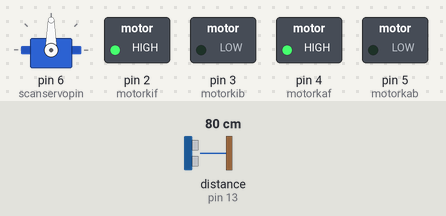
Bench run of a sketch on a simulated Arduino Uno, built with avr-gcc and run on an emulated ATmega328P. On the bench: servo, switched loads named in the sketch (green lamp = pin HIGH). Wiring (inferred from the names in the program): ultrasonic range finder: trigger pin 12; echo pin 13. Inputs (shaded band) come from the test bench; at power-on: distance to the obstacle (sensor on pin 13) 80 cm. The echo pulse lasts 58.3 µs per cm; pins used as bus, display or sensor lines are not drawn.

Above: at 3.2 s.
3.3 s: distance to the obstacle (sensor on pin 13) set to 11 cm
4.8 s: distance to the obstacle (sensor on pin 13) set to 8 cm
At 5.6 s:
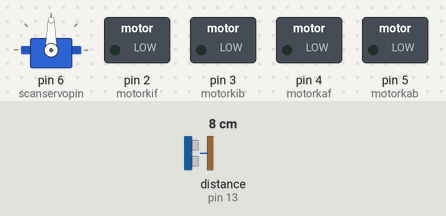
7.8 s: distance to the obstacle (sensor on pin 13) set to 18 cm
At 9.0 s:
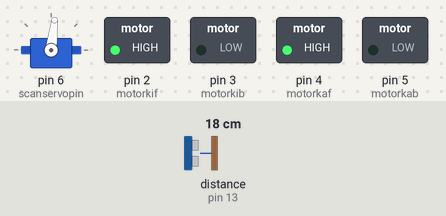
10.1 s: distance to the obstacle (sensor on pin 13) set to 2 cm
At 12.2 s:
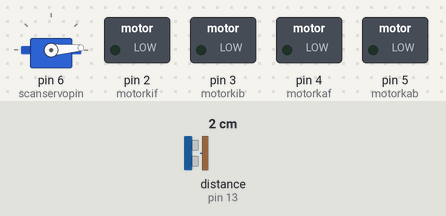
Timing chart, 0 to 14.1 s (numbered marks = the images above; inputs shaded):
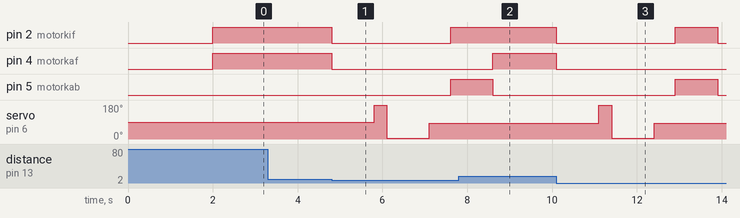

Measured:
- the behaviour switches between 10 and 9 cm on distance to the obstacle (sensor on pin 13) (found by bisection; images 0 and 1)
- after the input at 3.3 s, every drawn part: stays the same
- after the input at 4.8 s, pin 2 (motorkif): HIGH → LOW at once, → HIGH 2.8 s later; pin 4 (motorkaf): HIGH → LOW at once; pin 5 (motorkab): LOW → HIGH after 2.8 s; servo on pin 6 (scanservopin): 90° → 178° after 1.0 s, → 4° 0.30 s later, → 83° 1.0 s later
- after the input at 7.8 s, pin 2 (motorkif): stays HIGH (without the input it goes to LOW after 0.81 s); pin 4 (motorkaf): LOW → HIGH after 0.80 s; servo on pin 6 (scanservopin): stays 83° (without the input it goes to 178° after 1.8 s)
- after the input at 10.1 s, pin 2 (motorkif): HIGH → LOW at once, → HIGH 2.8 s later, → LOW 1.0 s later; pin 4 (motorkaf): HIGH → LOW at once; pin 5 (motorkab): LOW → HIGH after 2.8 s, → LOW 1.0 s later; servo on pin 6 (scanservopin): 83° → 178° after 1.0 s, → 4° 0.30 s later, → 83° 1.0 s later

The sketch:

obstacle_no_motor_driver.ino
```cpp
/*
 * Obstacle avoiding robot.
 * movement using dc motor.
 * left motor = pin 2 and 3
 * right motor = pin 4 and 5
 * ultrasonic sensor = trigger pin 12, echo pin 13
 * servo motor = pin 6
 * by Nanang Asmara Dec 2015
 * Free to use
 */


#include <Servo.h>

Servo scanservo;   //Ping Sensor Servo
#define motorkif  2
#define motorkib  3
#define motorkaf  4
#define motorkab  5
#define trigPin  12
#define echoPin  13
const int scanservopin = 6;
const int distancelimit = 10; //in cm

void setup() {
  // put your setup code here, to run once:
pinMode(trigPin, OUTPUT);
pinMode(echoPin, INPUT);
pinMode(motorkif, OUTPUT);
pinMode(motorkib, OUTPUT);
pinMode(motorkaf, OUTPUT);
pinMode(motorkab, OUTPUT);
scanservo.attach(scanservopin); // Attach the scan servo
delay(2000);      // wait two seconds
}

void loop() {
  // put your main code here, to run repeatedly:
go();
int jarak = ping();
  if (jarak<distancelimit){
    stopp();
    char turndir = scan();
        switch (turndir){
            case 'l':
            turnleft();
            break;

            case 'r':
            turnright();
            break;

            case 'b':
            turnaround();
            break;
            }
  }

}

int ping(){

  long duration, distance;

  //Send Pulse

  digitalWrite(trigPin, LOW);
  delayMicroseconds(2);
  digitalWrite(trigPin, HIGH);
  delayMicroseconds(5);
  digitalWrite(trigPin, LOW);
  //Read Echo
  duration = pulseIn(echoPin, HIGH);
  // convert the time into a distance
  distance = (duration/2) / 29.1;

  return round(distance);

}

void go(){
digitalWrite(motorkif,HIGH);
digitalWrite(motorkib,LOW);
digitalWrite(motorkaf,HIGH);
digitalWrite(motorkab,LOW);

}
void turnleft(){
 digitalWrite(motorkif,LOW);
digitalWrite(motorkib,HIGH);
digitalWrite(motorkaf,HIGH);
digitalWrite(motorkab,LOW);
delay(500);
digitalWrite(motorkif,LOW);
digitalWrite(motorkib,LOW);
digitalWrite(motorkaf,LOW);
digitalWrite(motorkab,LOW);
}

void turnright(){
digitalWrite(motorkif,HIGH);
digitalWrite(motorkib,LOW);
digitalWrite(motorkaf,LOW);
digitalWrite(motorkab,HIGH);
delay(500);
digitalWrite(motorkif,LOW);
digitalWrite(motorkib,LOW);
digitalWrite(motorkaf,LOW);
digitalWrite(motorkab,LOW);
}
void turnaround(){

digitalWrite(motorkif,HIGH);
digitalWrite(motorkib,LOW);
digitalWrite(motorkaf,LOW);
digitalWrite(motorkab,HIGH);
delay(1000);
digitalWrite(motorkif,LOW);
digitalWrite(motorkib,LOW);
digitalWrite(motorkaf,LOW);
digitalWrite(motorkab,LOW);
}
void stopp(){
digitalWrite(motorkif,LOW);
digitalWrite(motorkib,LOW);
digitalWrite(motorkaf,LOW);
digitalWrite(motorkab,LOW);
delay(1000);
}

char scan(){

  int leftscanval, centerscanval, rightscanval;
  char choice;

  //Look left
  scanservo.write(178);
  delay(300);
  leftscanval = ping();

  //Look right
  scanservo.write(4);
  delay(1000);
  rightscanval = ping();

  //center scan servo
  scanservo.write(83);
  delay(500);
  centerscanval = ping();


  if ((leftscanval>rightscanval) && (leftscanval>centerscanval)){
  choice = 'l';
  }

  else if ((rightscanval>leftscanval) && (rightscanval>centerscanval)){
  choice = 'r';
  }

  else{
  choice = 'b';
  }

  return choice;

}
```
